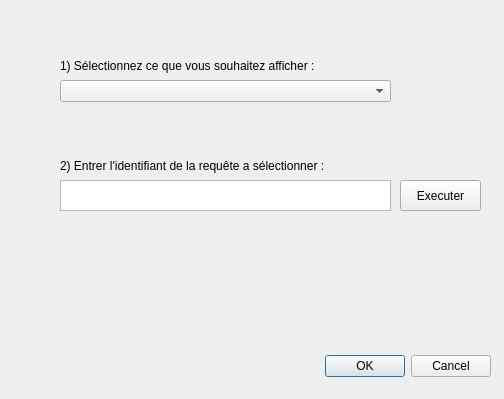
<?xml version="1.0" encoding="UTF-8"?>
<ui version="4.0">
 <class>requetespredefiniesDialogBase</class>
 <widget class="QDialog" name="requetespredefiniesDialogBase">
  <property name="geometry">
   <rect>
    <x>0</x>
    <y>0</y>
    <width>504</width>
    <height>399</height>
   </rect>
  </property>
  <property name="windowTitle">
   <string>requetespredefinies</string>
  </property>
  <widget class="QDialogButtonBox" name="button_box">
   <property name="geometry">
    <rect>
     <x>150</x>
     <y>350</y>
     <width>341</width>
     <height>32</height>
    </rect>
   </property>
   <property name="orientation">
    <enum>Qt::Horizontal</enum>
   </property>
   <property name="standardButtons">
    <set>QDialogButtonBox::Cancel|QDialogButtonBox::Ok</set>
   </property>
  </widget>
  <widget class="QPushButton" name="pushButton">
   <property name="geometry">
    <rect>
     <x>400</x>
     <y>180</y>
     <width>81</width>
     <height>31</height>
    </rect>
   </property>
   <property name="text">
    <string>Executer</string>
   </property>
  </widget>
  <widget class="QTextEdit" name="textEdit">
   <property name="geometry">
    <rect>
     <x>60</x>
     <y>180</y>
     <width>331</width>
     <height>31</height>
    </rect>
   </property>
  </widget>
  <widget class="QLabel" name="label">
   <property name="geometry">
    <rect>
     <x>60</x>
     <y>150</y>
     <width>331</width>
     <height>31</height>
    </rect>
   </property>
   <property name="text">
    <string>2) Entrer l'identifiant de la requête a sélectionner :</string>
   </property>
  </widget>
  <widget class="QComboBox" name="comboBox">
   <property name="geometry">
    <rect>
     <x>60</x>
     <y>80</y>
     <width>331</width>
     <height>22</height>
    </rect>
   </property>
  </widget>
  <widget class="QLabel" name="label_2">
   <property name="geometry">
    <rect>
     <x>60</x>
     <y>50</y>
     <width>321</width>
     <height>31</height>
    </rect>
   </property>
   <property name="text">
    <string>1) Sélectionnez ce que vous souhaitez afficher :</string>
   </property>
  </widget>
 </widget>
 <resources/>
 <connections>
  <connection>
   <sender>button_box</sender>
   <signal>accepted()</signal>
   <receiver>requetespredefiniesDialogBase</receiver>
   <slot>accept()</slot>
   <hints>
    <hint type="sourcelabel">
     <x>20</x>
     <y>20</y>
    </hint>
    <hint type="destinationlabel">
     <x>20</x>
     <y>20</y>
    </hint>
   </hints>
  </connection>
  <connection>
   <sender>button_box</sender>
   <signal>rejected()</signal>
   <receiver>requetespredefiniesDialogBase</receiver>
   <slot>reject()</slot>
   <hints>
    <hint type="sourcelabel">
     <x>20</x>
     <y>20</y>
    </hint>
    <hint type="destinationlabel">
     <x>20</x>
     <y>20</y>
    </hint>
   </hints>
  </connection>
 </connections>
</ui>
